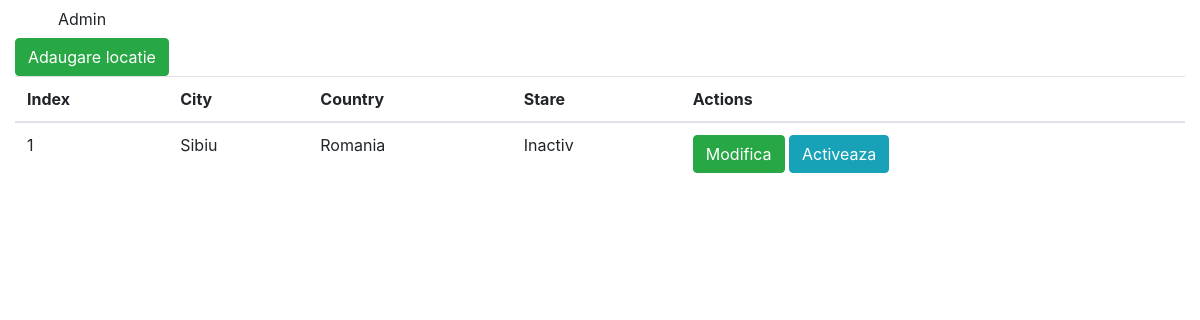
The page /locations/ on the database as committed earlier.
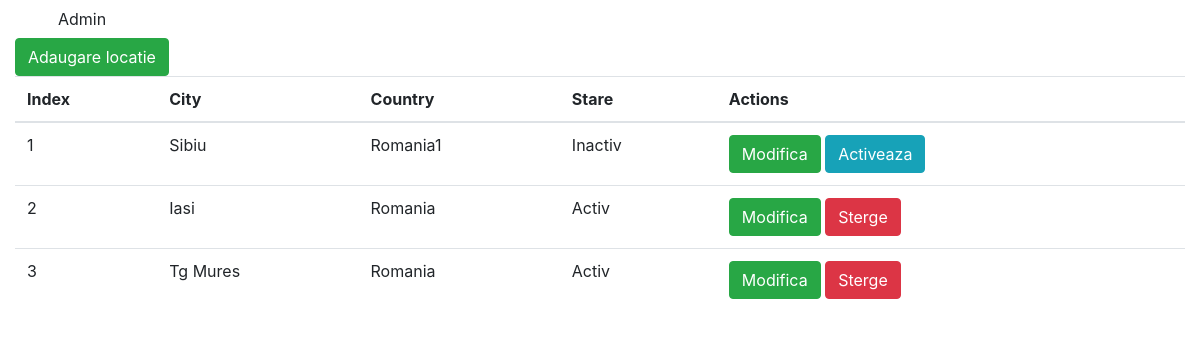
The same page on the database as committed later.
### aplicatie1/models.py (models this page shows, shortened)
class Locations(models.Model):
    city=models.CharField(max_length=100)
    country=models.CharField(max_length=100)
    active=models.BooleanField(default=1)

### aplicatie1/views.py (the view)
# urls.py: path('', views.LocationView.as_view(), name='lista_locatii'),
class LocationView(ListView):
    model = Locations
    template_name = 'aplicatie1/locations_index.html'
    paginate_by = 5

### proiect/contex_processors.py (called while the page is built)
def is_ready_to_work(request):
    if request.user.is_authenticated:
        if Pontaj.objects.filter(user_id=request.user.id, end_date=None).exists():
            return {'ready_to_work': False}
        return {'ready_to_work': True}
    return {}

### templates/aplicatie1/locations_index.html (shortened to what this page needs)
{% extends 'base.html' %}
{% block content %}
    <a href="{% url 'locations:adauga' %}" class="btn btn-success">Adaugare locatie</a>
    <br>
    <table class="table">
        <thead>
            <tr>
                <th>Index</th>
                <th>City</th>
                <th>Country</th>
                <th>Stare</th>
                <th>Actions</th>
            </tr>
        </thead>
        <tbody>
            {% for item in locations_list %}
                <tr>
                    <td>{{ forloop.counter0|add:page_obj.start_index }}</td>
                    <td>{{ item.city }}</td>
                    <td>{{ item.country }}</td>
                    <td>{% if item.active == 1 %}
                    <span>Activ</span>
                    {% else %}
                    <span>Inactiv</span>
                    {% endif %}
                    </td>
                    <td>
                        <a href="{% url 'locations:modifica' item.id %}" class="btn btn-success">Modifica</a>
                        {% if item.active == 1 %}
                        <a href="{% url 'locations:sterge' item.id %}" class="btn btn-danger">Sterge</a>
                        {% else %}
                        <a href="{% url 'locations:activeaza' item.id %}" class="btn btn-info">Activeaza</a>
                        {% endif %}
                    </td>
                </tr>
            {% endfor %}
        </tbody>
    </table>
{% endblock %}

Rows that differ between the two databases and show on the page:
changed Locations "Sibiu": country "Romania" → "Romania1"
added Locations: city "Iasi", country "Romania", active "Activ"
added Locations: city "Tg Mures", country "Romania", active "Activ"
